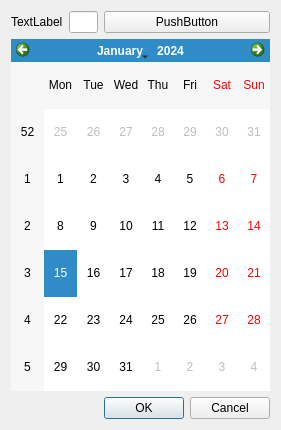
<?xml version="1.0" encoding="UTF-8"?>
<ui version="4.0">
 <class>FlyAwayAnimation</class>
 <widget class="QWidget" name="FlyAwayAnimation">
  <property name="geometry">
   <rect>
    <x>0</x>
    <y>0</y>
    <width>281</width>
    <height>430</height>
   </rect>
  </property>
  <property name="windowTitle">
   <string>Fly Away Animation</string>
  </property>
  <layout class="QGridLayout" name="gridLayout_2">
   <item row="0" column="0">
    <layout class="QGridLayout" name="gridLayout">
     <item row="0" column="1">
      <widget class="QLineEdit" name="lineEdit"/>
     </item>
     <item row="0" column="0">
      <widget class="QLabel" name="label">
       <property name="text">
        <string>TextLabel</string>
       </property>
      </widget>
     </item>
     <item row="0" column="2">
      <widget class="QPushButton" name="pushButton">
       <property name="text">
        <string>PushButton</string>
       </property>
      </widget>
     </item>
     <item row="1" column="0" colspan="3">
      <widget class="QCalendarWidget" name="calendarWidget"/>
     </item>
     <item row="2" column="2">
      <widget class="QDialogButtonBox" name="buttonBox">
       <property name="layoutDirection">
        <enum>Qt::LeftToRight</enum>
       </property>
       <property name="standardButtons">
        <set>QDialogButtonBox::Cancel|QDialogButtonBox::Ok</set>
       </property>
      </widget>
     </item>
    </layout>
   </item>
  </layout>
 </widget>
 <resources/>
 <connections/>
</ui>
